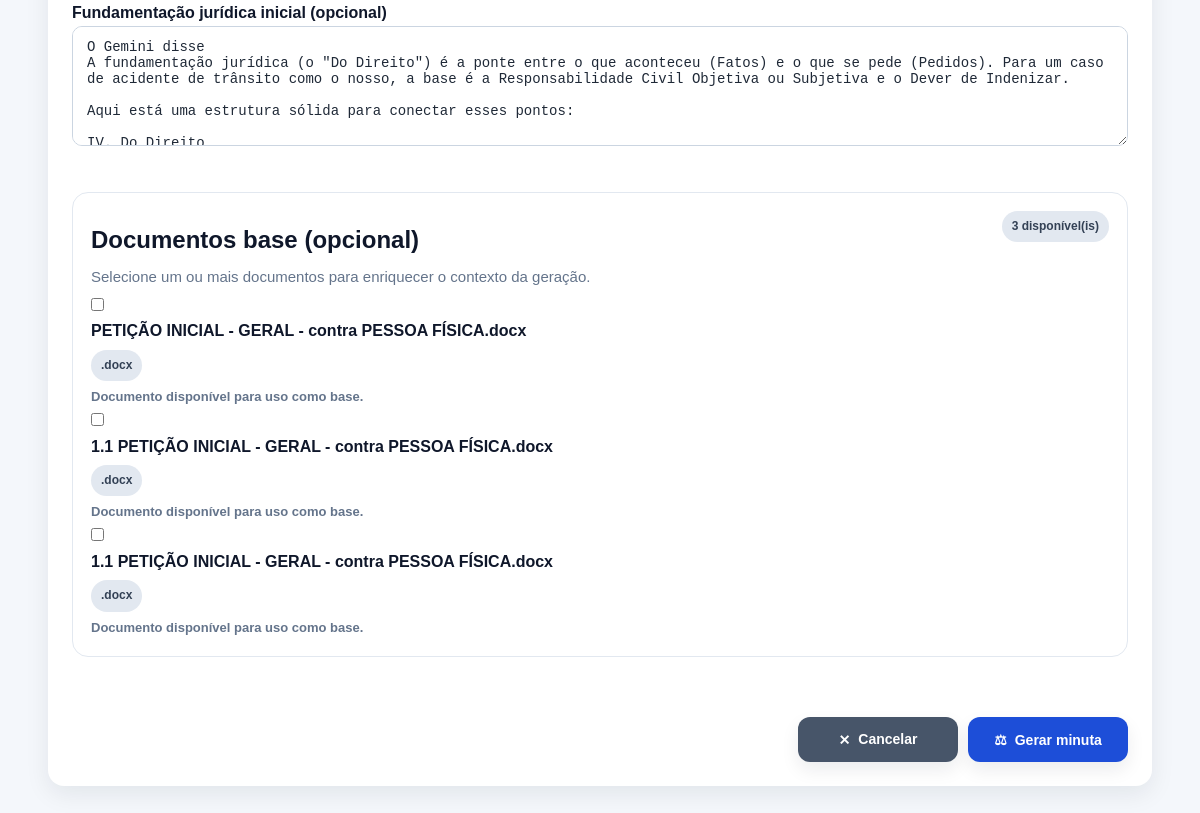
The page /generations/5/duplicate (lower part) on the database as committed earlier.
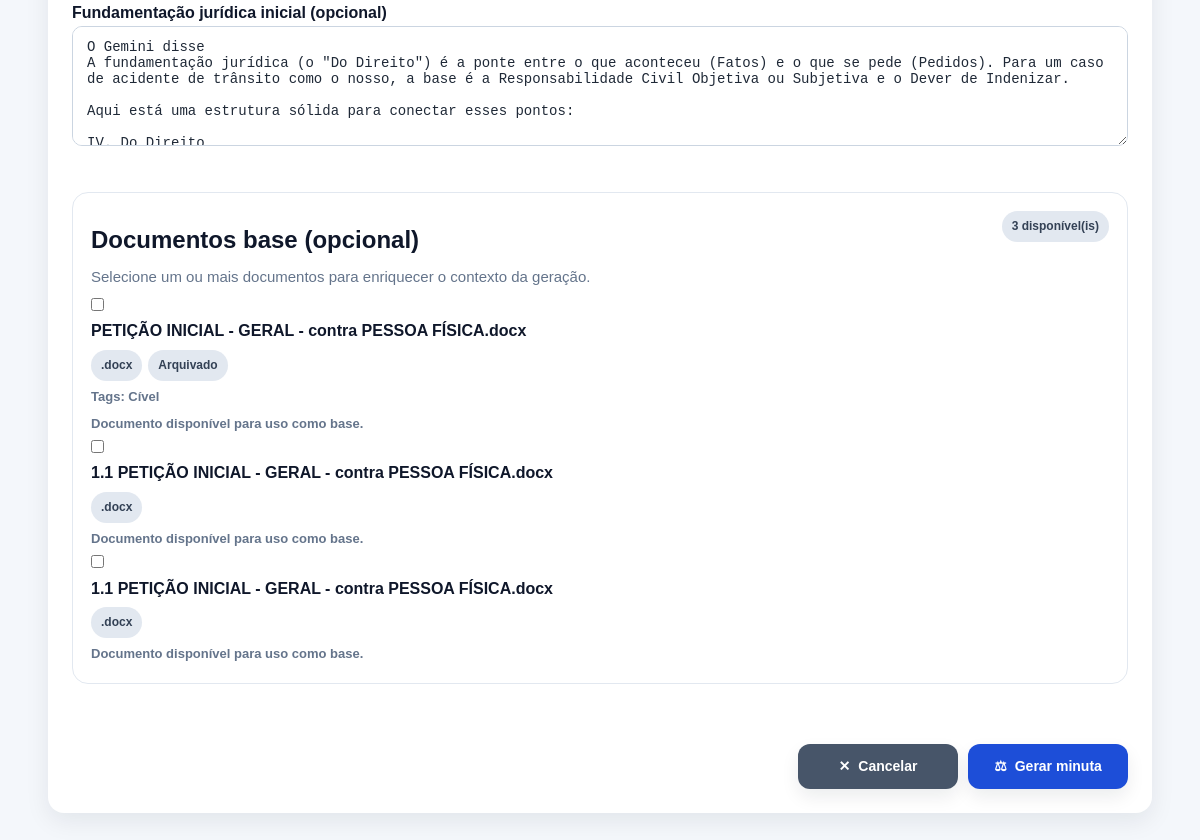
The same page on the database as committed later.
### app/models/document.py (models this page shows, shortened)
class Document(Base):
    __tablename__ = "documents"
    id = Column(Integer, primary_key=True, index=True)
    original_filename = Column(String(255), nullable=False, index=True)
    saved_filename = Column(String(255), nullable=False)
    file_path = Column(String(500), nullable=False)
    file_type = Column(String(20), nullable=False, index=True)
    extracted_text = Column(Text, nullable=False)
    tags = Column(Text, nullable=True)
    is_favorite = Column(Boolean, default=False, nullable=False)
    status = Column(String(100), nullable=True)
    created_at = Column(DateTime(timezone=True), server_default=func.now(), nullable=False)
    generations = relationship(
        "Generation",
        secondary=generation_documents,
        back_populates="documents",
        passive_deletes=True,
    )

### app/routers/generations.py (the view)
@router.get("/{generation_id}/duplicate")
async def duplicate_generation_form(
    generation_id: int,
    request: Request,
    db: Session = Depends(get_db),
):
    geracao = buscar_geracao_por_id(db, generation_id)
    if not geracao:
        raise HTTPException(status_code=404, detail="Geração não encontrada.")
    documentos = listar_documentos(db)
    perfis = listar_perfis_escrita(db)
    form_data = {
        "client_name": geracao.client_name,
        "document_type": geracao.document_type,
        "case_subject": geracao.case_subject,
        "facts": geracao.facts,
        "requests": geracao.requests,
        "legal_basis": geracao.legal_basis,
        "tags": geracao.tags or "",
        "status": geracao.status or "",
    }
    return _render_generation_form(
        request,
        documentos=documentos,
        perfis=perfis,
        tipos_de_documento=TIPOS_DE_DOCUMENTO,
        form_data=form_data,
        selected_document_ids=geracao.document_ids,
        selected_profile_id=geracao.writing_profile_id,
        duplicate_mode=True,
        duplicate_source_id=geracao.id,
    )

### app/templates/generation_create.html (shortened to what this page needs)
{% extends "base.html" %}
{% block content %}
<section class="card">
    <form
        method="post"
        action="/generations/create"
        class="formulario-geracao"
        data-loading-form
        data-loading-message="Gerando minuta jurídica..."
        data-loading-button-text="Gerando..."
    >
        <div class="grid-formulario">
            <div class="campo-completo">
                <label for="legal_basis">Fundamentação jurídica inicial (opcional)</label>
                <textarea
                    id="legal_basis"
                    name="legal_basis"
                    rows="5"
                    placeholder="Informe fundamentos jurídicos iniciais, se desejar."
                >{{ form_data.legal_basis if form_data else '' }}</textarea>
            </div>
        </div>
        <section class="bloco-informativo" style="margin-top: 24px;">
            <div class="bloco-informativo-topo bloco-informativo-topo-entre-linhas">
                <div>
                    <h3>Documentos base (opcional)</h3>
                    <p class="texto-suave">
                        Selecione um ou mais documentos para enriquecer o contexto da geração.
                    </p>
                </div>
                <span class="badge badge-neutro">
                    {{ documentos|length if documentos else 0 }} disponível(is)
                </span>
            </div>
            {% if documentos %}
                <div class="lista-documentos-selecao">
                    {% for documento in documentos %}
                        <label class="item-documento-selecao">
                            <input
                                type="checkbox"
                                name="document_ids"
                                value="{{ documento.id }}"
                            >
                            <div class="item-documento-selecao-conteudo">
                                <strong>{{ documento.original_filename }}</strong>
                                <div class="linha-badges" style="margin-top: 6px; display: flex; flex-wrap: wrap; gap: 6px;">
                                    <span class="badge badge-neutro">{{ documento.file_type }}</span>
                                    {% if documento.status %}
                                        <span class="badge badge-neutro">{{ documento.status }}</span>
                                    {% endif %}
                                </div>
                                {% if documento.tags %}
                                    <div class="texto-pequeno" style="margin-top: 6px;">
                                        <strong>Tags:</strong> {{ documento.tags }}
                                    </div>
                                {% endif %}
                                <div class="texto-pequeno" style="margin-top: 6px;">
                                    {{ documento.text_preview if documento.text_preview else 'Documento disponível para uso como base.' }}
                                </div>
                            </div>
                        </label>
                    {% endfor %}
                </div>
            {% endif %}
        </section>
        <div class="acoes-formulario-geracao" style="margin-top: 24px;">
            <a class="botao botao-secundario" href="/generations">
                <span class="icone-botao" aria-hidden="true">✕</span>
                Cancelar
            </a>
            <button type="submit" class="botao">
                <span class="icone-botao" aria-hidden="true">⚖</span>
                Gerar minuta
            </button>
        </div>
    </form>
</section>
{% endblock %}

Rows that differ between the two databases and show on the page:
changed Document "PETIÇÃO INICIAL - GERAL - contra PESSOA FÍSICA.docx": status (not shown) → "Arquivado"; tags (not shown) → "Cível"
